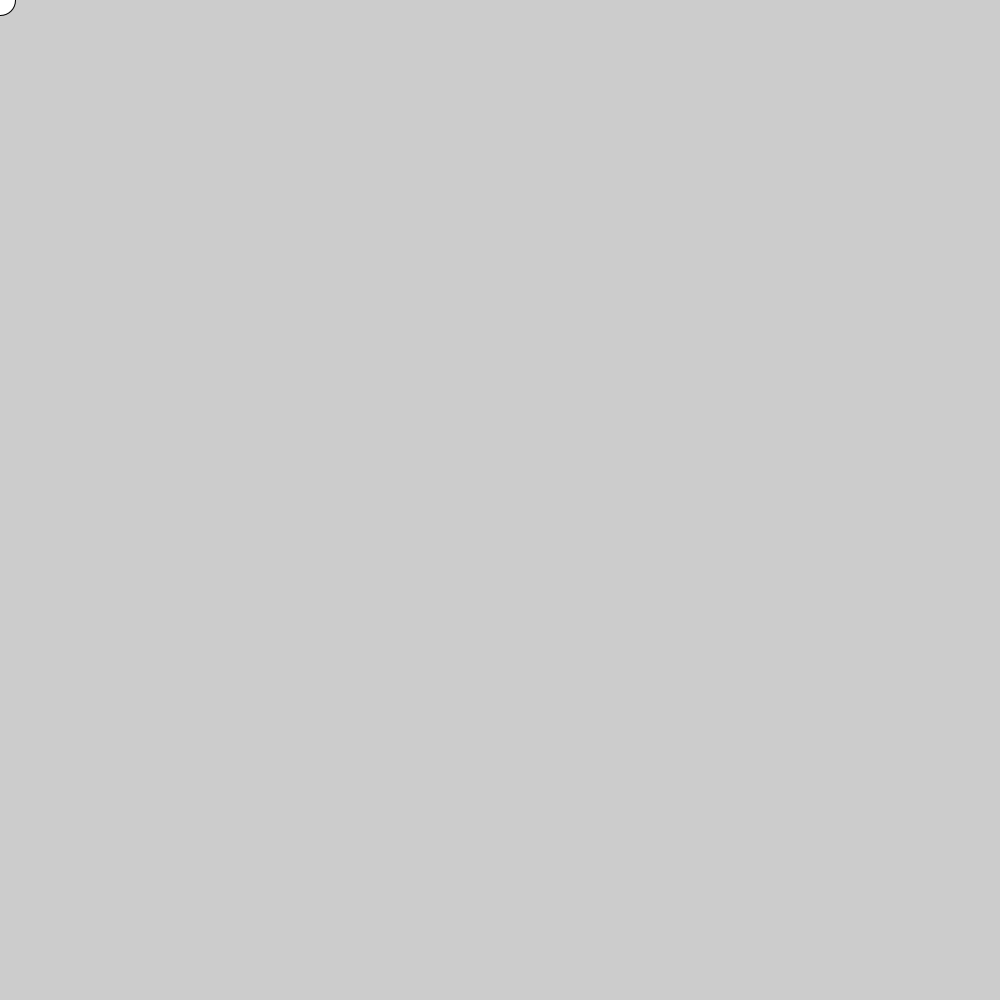
Frame 1 (no input)
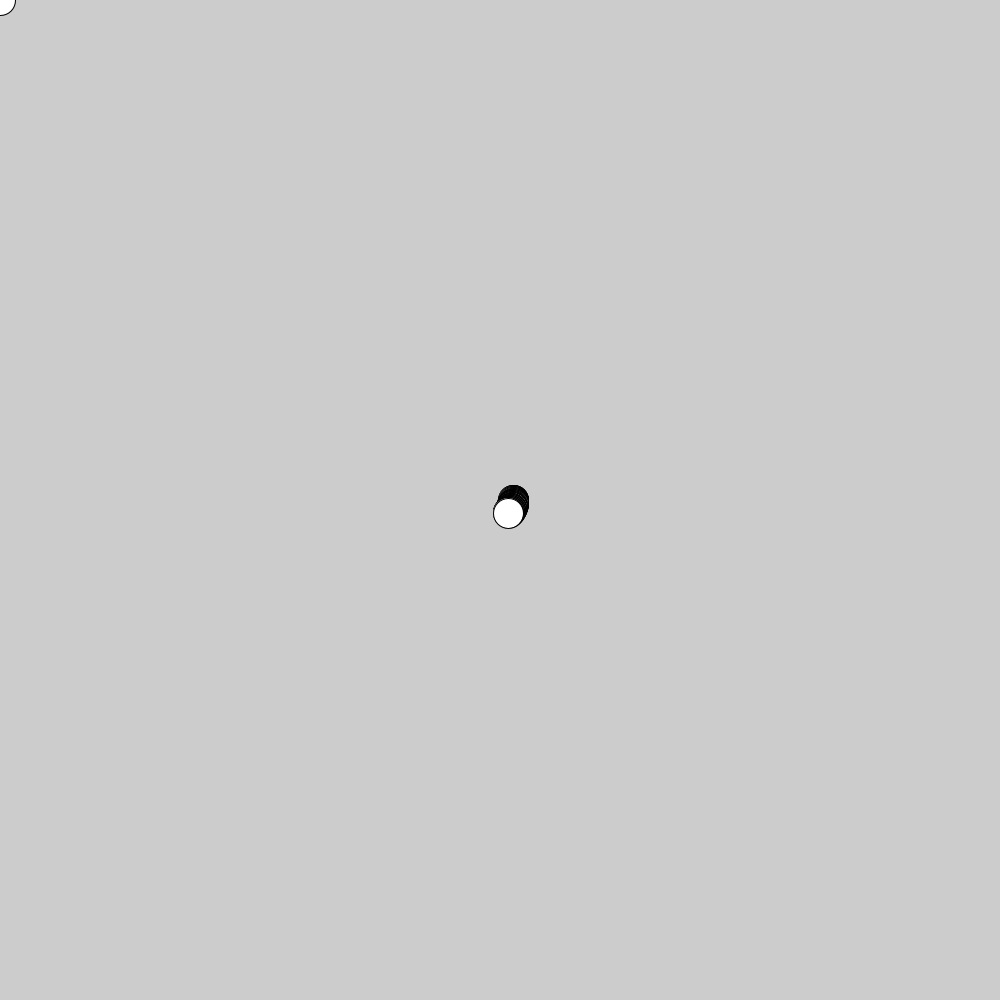
Frame 60 (the mouse pressed at the canvas centre just before this capture)
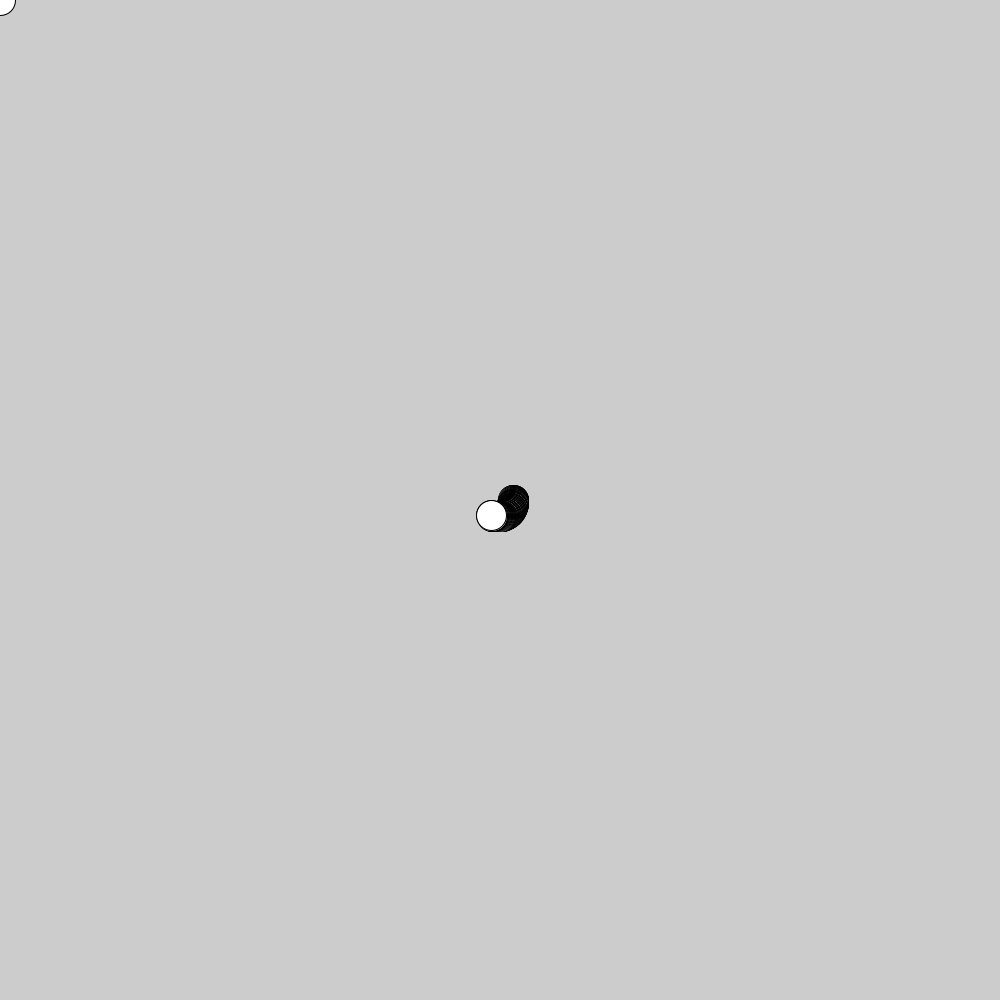
Frame 120 (the mouse held since frame 60 and released just before this capture)

The Processing sketch that drew these frames (run headless with seeded random() and noise(); from frame 60 on, the mouse is pressed at the canvas centre):

// Processing sketch: Spiral_Out_From_Center
// ── Spiral_Out_From_Center.pde
// ball position
float x = 0;
float y = 0;
//ball speed (x + spX)
int spX = 10;
int spY = 10;
// cordinates for center of circle
float centerX = 500;
float centerY = 500;
// radius of roatation circle
float radius = 015;
float radiusSPD = 0.0416;

//ratation variables
float angle = 0;
float radians = 0;
boolean clockWise = true;


void setup(){
 size(1000,1000);
 frameRate(60);
  
}
    
void draw(){

  if(clockWise == true){
  
  ellipse(x,y,30,30);
  x = centerX + cos(radians) * radius;
  y = centerY + sin(radians) * radius;
  
  angle = angle + 1;  
  if(angle > 360){
    angle = 0;
 //   centerX = centerX + 200;
  }
//  radius = radius + 0.00278;
  radius = radius + radiusSPD;

}
  
  radians = degToRad(angle);
  
  
  
  
  
 //x = x + spX;
 //y = y + spY;
//// bounce off wall 
// if(x > width){
//   x = width;
//   spX = spX *-1;
// }
// if(x < 0){
//   x = 0;
//   spX = spX *-1;
// }
// if(y > height){
//   y = height;
//   spY = spY *-1;
// }
// if(y < 0){
//   y = 0;
//   spY = spY * -1;  
// }
 
 
  
}

Float degToRad(Float degree){
 Float radians;
 radians = degree * PI/180;
  return (radians);
}
